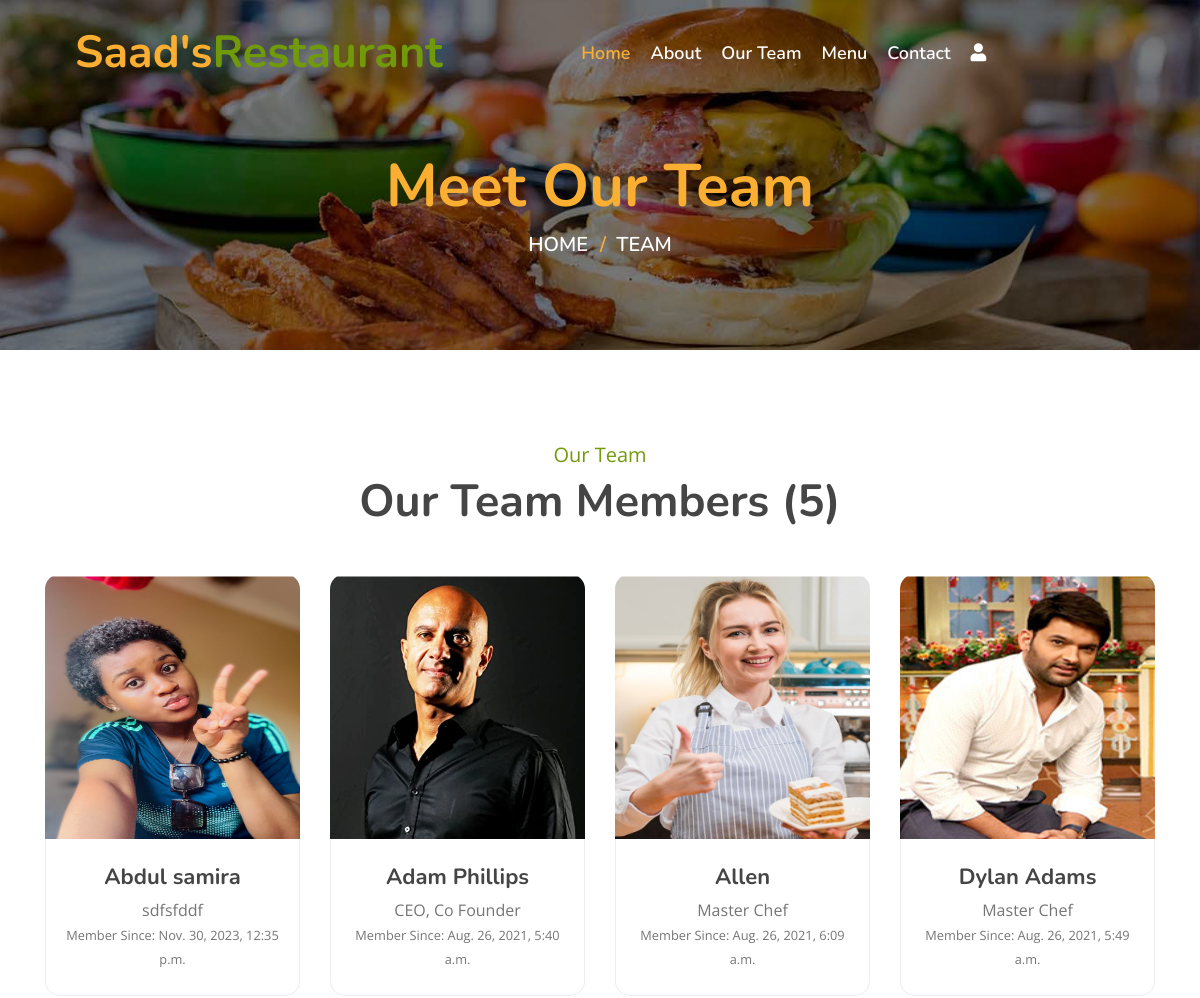
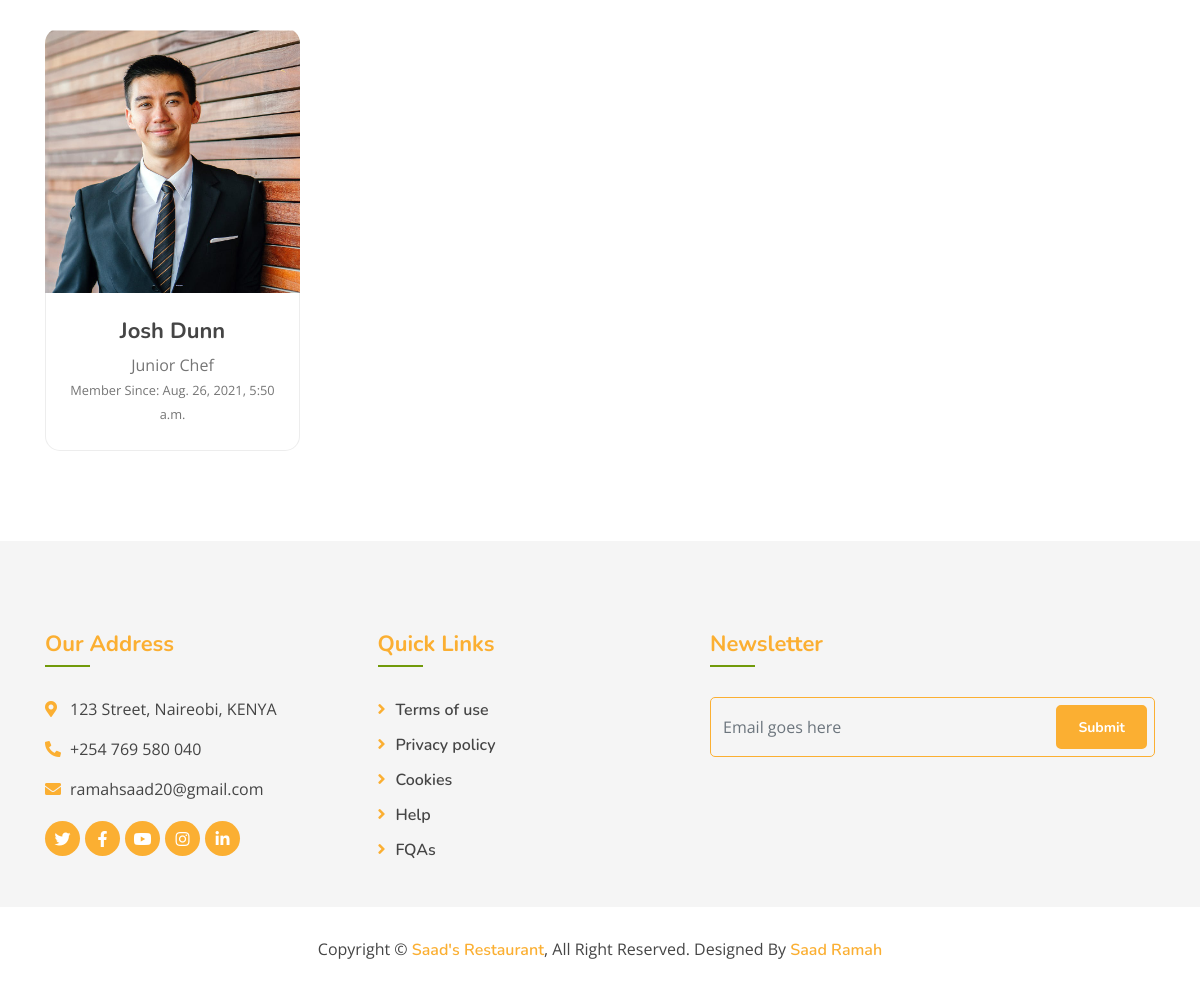
Page /team/ on the committed database (2 pictures, top to bottom).
### myapp/models.py (models this page shows, shortened)
class Team(models.Model):
    name = models.CharField(max_length=100)
    designation = models.CharField(max_length=100)
    image = models.ImageField(upload_to="team")
    added_on = models.DateTimeField(auto_now_add=True)
    updated_on = models.DateTimeField(auto_now=True)

### myapp/views.py (the view)
# urls.py: path('team/',views.team_members,name="team"),
def team_members(request):
    context={}
    members = Team.objects.all().order_by('name')
    context['team_members'] = members
    return render(request,'team.html', context)

### template/team.html (shortened to what this page needs)
{% extends "base.html" %}
{% block content %}
        <div class="page-header">
            <div class="container">
                <div class="row">
                    <div class="col-12">
                        <h2>Meet Our Team</h2>
                    </div>
                    <div class="col-12">
                        <a href="/">Home</a>
                        <a href="{% url 'team' %}">Team</a>
                    </div>
                </div>
            </div>
        </div>
        <div class="team">
            <div class="container">
                <div class="section-header text-center">
                    <p>Our Team</p>
                    <h2>Our Team Members ({{team_members|length}})</h2>
                </div>
                <div class="row">
                {% for m in team_members %}
                    <div class="col-lg-3 col-md-6">
                        <div class="team-item">
                            <div class="team-img">
                                <img src="/media/{{m.image}}" style="height:250px;" alt="Image">
                                <div class="team-social">
                                </div>
                            </div>
                            <div class="team-text">
                                <h2>{{m.name}}</h2>
                                <p>{{m.designation}}</p>
                                <p><small>Member Since: {{m.added_on}}</small></p>
                            </div>
                        </div>
                    </div>
                {% endfor %}
                </div>
            </div>
        </div>
{% endblock %}

### template/base.html (shortened to what this page needs)
<!DOCTYPE html>
{% load static %}
<html lang="en">
    <head>
        <link href="https://stackpath.bootstrapcdn.com/bootstrap/4.4.1/css/bootstrap.min.css" rel="stylesheet">
        <link href="https://cdnjs.cloudflare.com/ajax/libs/font-awesome/5.10.0/css/all.min.css" rel="stylesheet">
        <link href="/static/lib/animate/animate.min.css" rel="stylesheet">
        <link href="/static/lib/owlcarousel/assets/owl.carousel.min.css" rel="stylesheet">
        <link href="/static/lib/flaticon/font/flaticon.css" rel="stylesheet">
        <link href="/static/lib/tempusdominus/css/tempusdominus-bootstrap-4.min.css" rel="stylesheet" />
        <link href="/static/css/style.css" rel="stylesheet">
    </head>
    <body>
        <div class="navbar navbar-expand-lg bg-light navbar-light">
            <div class="container-fluid">
                <a href="{% url 'index' %}" class="navbar-brand">Saad's<span>Restaurant</span></a>
                <div class="collapse navbar-collapse justify-content-between" id="navbarCollapse">
                    <div class="navbar-nav mx-auto">
                        <a href="{% url 'index' %}" class="nav-item nav-link active">Home</a>
                        <a href="{% url 'about' %}" class="nav-item nav-link">About</a>
                        <a href="{% url 'team' %}" class="nav-item nav-link">Our Team</a>
                        <a href="{% url 'all_dishes' %}" class="nav-item nav-link">Menu</a>
                        <a href="{% url 'contact' %}" class="nav-item nav-link">Contact</a>
                        {% if user.is_authenticated %}
                        <div class="nav-item dropdown">
                            <a href="#" class="nav-link dropdown-toggle" data-toggle="dropdown"><i class="fas fa-user"></i></a>
                            <div class="dropdown-menu">
                            {% if user.is_superuser or user.is_staff %}
                                <a href="{% url 'admin:index' %}" class="dropdown-item">Dashboard</a>
                            {% else %}
                                <a href="{% url 'dashboard' %}" class="dropdown-item">Dashboard</a>
                            {% endif %}
                                <a href="{% url 'logout' %}" class="dropdown-item">Logout</a>
                            </div>
                        </div>
                        {% else %}
                        <a href="{% url 'register' %}" class="nav-link" ><i class="fas fa-user"></i></a>
                        {% endif %}
                    </div>
                </div>
            </div>
        </div>
        {% block content %}
        {% endblock %}
        <div class="footer">
            <div class="container">
                <div class="row">
                    <div class="col-lg-7">
                        <div class="row">
                            <div class="col-md-6">
                                <div class="footer-contact">
                                    <h2>Our Address</h2>
                                    <p><i class="fa fa-map-marker-alt"></i>123 Street, Naireobi, KENYA</p>
                                    <p><i class="fa fa-phone-alt"></i>+254 769 580 040</p>
                                    <p><i class="fa fa-envelope"></i>ramahsaad20@gmail.com</p>
                                    <div class="footer-social">
                                        <a href=""><i class="fab fa-twitter"></i></a>
                                        <a href="https://facebook.com" target="_blank"><i class="fab fa-facebook-f"></i></a>
                                        <a href="https://youtube.com"><i class="fab fa-youtube"></i></a>
                                        <a href="https://instagram.com"><i class="fab fa-instagram"></i></a>
                                        <a href="https://linkedin.com"><i class="fab fa-linkedin-in"></i></a>
                                    </div>
                                </div>
                            </div>
                            <div class="col-md-6">
                                <div class="footer-link">
                                    <h2>Quick Links</h2>
                                    <a href="">Terms of use</a>
                                    <a href="">Privacy policy</a>
                                    <a href="">Cookies</a>
                                    <a href="">Help</a>
                                    <a href="">FQAs</a>
                                </div>
                            </div>
                        </div>
                    </div>
                    <div class="col-lg-5">
                        <div class="footer-newsletter">
                            <h2>Newsletter</h2>
                            <div class="form">
                                <input class="form-control" placeholder="Email goes here">
                                <button class="btn custom-btn">Submit</button>
                            </div>
                        </div>
                    </div>
                </div>
            </div>
            <div class="copyright">
                <div class="container">
                    <p>Copyright &copy; <a href="#">Saad's Restaurant</a>, All Right Reserved.</p>
                    <p>Designed By <a href="https://ramahsaad20@gmail.com">Saad Ramah </a></p>
                </div>
            </div>
        </div>
    </body>
</html>

### rows in the picture
Team: image (picture), name "Abdul samira", designation "sdfsfddf", added_on "Nov. 30, 2023, 12:35 p.m."
Team: image (picture), name "Adam Phillips", designation "CEO, Co Founder", added_on "Aug. 26, 2021, 5:40 a.m."
Team: image (picture), name "Allen", designation "Master Chef", added_on "Aug. 26, 2021, 6:09 a.m."
Team: image (picture), name "Dylan Adams", designation "Master Chef", added_on "Aug. 26, 2021, 5:49 a.m."
Team: image (picture), name "Josh Dunn", designation "Junior Chef", added_on "Aug. 26, 2021, 5:50 a.m."

### other values in the picture
{{ team_members|length }} "5"
